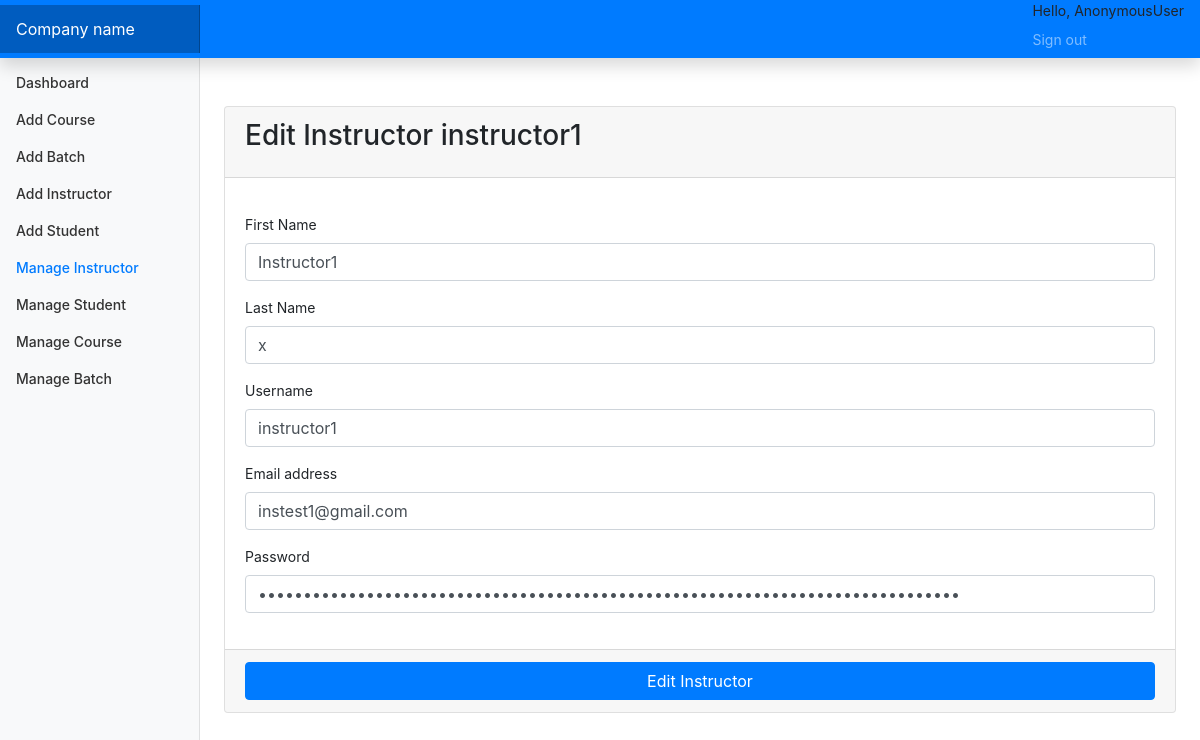
/edit_instructor/2, run on the app's committed database.
### account/models.py (models this page shows, shortened)
class Instructor(models.Model):
    id=models.AutoField(primary_key=True)
    name=models.CharField(max_length=255,null=True,blank=True)
    user=models.OneToOneField(CustomUser,on_delete=models.CASCADE)
    objects=models.Manager()

class CustomUser(AbstractUser):
    user_type_data=((1,"Admin"),(2,"Instructor"),(3,"Students"))
    user_type=models.CharField(default=1,choices=user_type_data,max_length=10)

### account/views.py (the view, shortened to what this page needs)
# urls.py: path('edit_instructor/<str:ins_id>',views.editInstructor,name="editi")
def editInstructor(request,ins_id):
    ins=Instructor.objects.get(user=ins_id)
    return render(request,"HOD/edit_instructor.html",{"instructor":ins})

### account/templates/HOD/edit_instructor.html (shortened to what this page needs)
{% extends 'base.html'%}
{% block sidebarstuff %}
<li class="nav-item">
    <a class="nav-link" href="{% url 'dashboard' %}">
        Dashboard <span class="sr-only">(current)</span>
    </a>
</li>
<li class="nav-item">
    <a class="nav-link" href="{% url 'addCourses' %}">
        Add Course
    </a>
</li>
<li class="nav-item">
    <a class="nav-link" href="{% url 'addBatch' %}">
        Add Batch
    </a>
</li>
<li class="nav-item">
    <a class="nav-link" href="{% url 'addInstructor' %}">
        Add Instructor
    </a>
</li>
<li class="nav-item">
    <a class="nav-link" href="{% url 'addStudent' %}">
        Add Student
    </a>
</li>
<li class="nav-item">
    <a class="nav-link active" href="{% url 'managei' %}">
        Manage Instructor
    </a>
</li>
<li class="nav-item">
    <a class="nav-link" href="{% url 'manages' %}">
        Manage Student
    </a>
</li>
<li class="nav-item">
    <a class="nav-link" href="{% url 'managec' %}">
        Manage Course
    </a>
</li>
<li class="nav-item">
    <a class="nav-link" href="{% url 'manageb' %}">
        Manage Batch
    </a>
</li>
{% endblock sidebarstuff %}
{% block maincontent %}
<main role="main" class="col-md-9 ml-sm-auto col-lg-10 px-md-4">
    <div class="row">
        <div class="col-md-12 ">
            <div class="card card-primary mt-5">
                <div class="card-header">
                    <h3 class="card-title">Edit Instructor {{instructor.user.username}}</h3>
                </div>
                <form role="form" action="" method="POST">
                    <div class="card-body">
                        <div class="form-group">
                            <label>First Name</label>
                            <input type="text" class="form-control" name="first_name" value="{{instructor.user.first_name}}" required>
                        </div>
                        <div class="form-group">
                            <label>Last Name</label>
                            <input type="text" class="form-control" name="last_name" value="{{instructor.user.last_name}}"
                                default=" ">
                        </div>
                        <div class="form-group">
                            <label>Username</label>
                            <input type="text" class="form-control" name="username" value="{{instructor.user.username}}" required>
                        </div>
                        <div class="form-group">
                            <label>Email address</label>
                            <input type="email" class="form-control" name="email" value="{{instructor.user.email}}" required>
                        </div>
                        <div class="form-group">
                            <label>Password</label>
                            <input type="password" class="form-control" name="password" value="{{instructor.user.password}}" required>
                        </div>
                    </div>
                    <div class="card-footer">
                        <button type="submit" class="btn btn-primary btn-block">Edit Instructor</button>
                    </div>
                </form>
            </div>
        </div>
    </div>
</main>
{% endblock maincontent %}

### staticfiles/css/base.css (style rules this page uses)
body { font-size: .875rem; }
.sidebar .nav-link { font-weight: 500; color: #333; }
.sidebar .nav-link.active { color: #007bff; }

### data on the page
Instructor: user.username "instructor1", first_name "Instructor1", last_name "x", username "instructor1", email "instest1@gmail.com"

### other printed values
{{ request.user }} "AnonymousUser"
